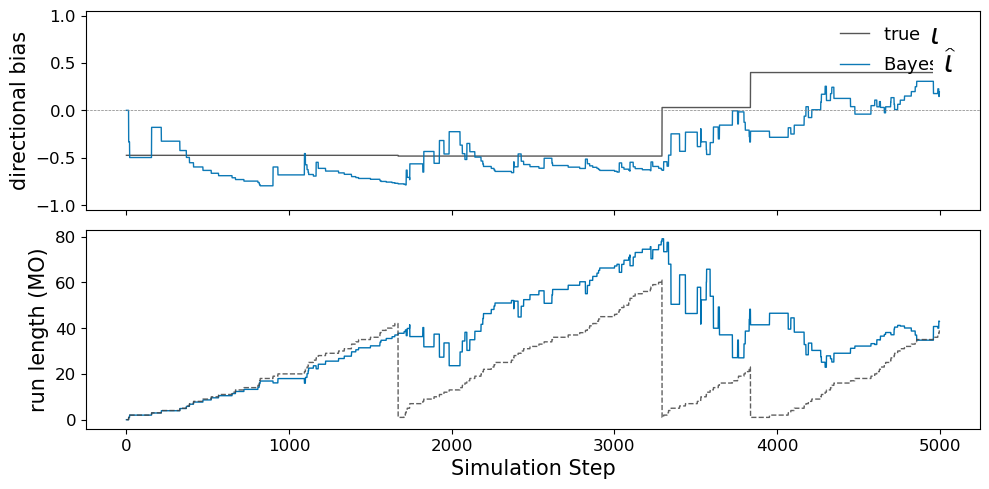
#> input picture paper/figures/bayes_single_estimation_example.png, 989 x 489 px, found by its file name
$ python relabel_iota_legend.py
#> lines starting #> are read from the running program, lines starting #| are printed output that depends on the picture
#!/usr/bin/env python3
"""
Raster surgery on bayes_single_estimation_example.png: replace only the legend
math symbols  m -> iota  and  \\widehat{m} -> \\widehat{\\iota}  in panel 1's
legend ("true $m$" / "Bayes $\\widehat{m}$"). Every curve/axis pixel is kept.

Only the two small symbol glyphs (top-right, above the panel border and clear of
the curves) are whited out and replaced with matplotlib-rendered iota glyphs.
"""
from pathlib import Path
import io
import numpy as np
import matplotlib
matplotlib.use("Agg")
import matplotlib.pyplot as plt
from PIL import Image

PAPER = Path("/Users/felipemoret/Desktop/extended_first_abstract_RLMM")
OUT = Path("/private/tmp/claude-501/-Users-felipemoret-Desktop-extended-first-abstract-RLMM/"
           "a518939f-1993-4689-a288-5dac028de335/scratchpad")
FN = "bayes_single_estimation_example.png"


def render_glyph(text, target_h):
    fig = plt.figure(figsize=(3, 3), dpi=300)
    fig.patch.set_alpha(0.0)
    fig.text(0.5, 0.5, text, ha="center", va="center", fontsize=60, color="black")
    buf = io.BytesIO()
    fig.savefig(buf, format="png", transparent=True, bbox_inches="tight", pad_inches=0.02)
    plt.close(fig)
    buf.seek(0)
    im = Image.open(buf).convert("RGBA")
    al = np.asarray(im)[:, :, 3]
    ys, xs = np.where(al > 10)
    im = im.crop((xs.min(), ys.min(), xs.max() + 1, ys.max() + 1))
    w, h = im.size
    s = target_h / h
    return im.resize((max(1, int(round(w * s))), max(1, int(round(h * s)))), Image.LANCZOS)


img = Image.open(PAPER / FN).convert("RGB")
#> img is the input picture: PIL image 989x489 RGB; mean R, G, B 246.4, 247.6, 248.3

def paste_centered(box, cx, cy, glyph):
    """white out box, paste glyph centered at (cx,cy)."""
    img.paste(Image.new("RGB", (box[2] - box[0], box[3] - box[1]), (255, 255, 255)),
              (box[0], box[1]))
    img.paste(glyph, (cx - glyph.size[0] // 2, cy - glyph.size[1] // 2), glyph)

# --- line 1: "m" -> iota. original m spans ~925-943 (center ~935), rows 30-42.
paste_centered((921, 27, 948, 44), cx=935, cy=36, glyph=render_glyph(r"$\iota$", target_h=16))
#> in render_glyph, `im = Image.open(buf).convert("RGBA")`:
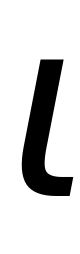
#> im: PIL image 80x254 RGBA; mean R, G, B, A 208.5, 208.5, 208.5, 44; transparent parts drawn white
#> in render_glyph, `al = np.asarray(im)[:, :, 3]`:
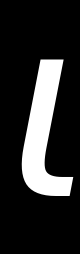
#> al: shape (254, 80); min 0, max 255, mean 44
#> in render_glyph, `ys, xs = np.where(al > 10)`: ys = 3667 values from 59 to 195; xs = 3667 values, max 73 at index 2909, min 21 at index 2417, mean 42.75
#> in render_glyph, `im = im.crop((xs.min(), ys.min(), xs.max() + 1, ys.max() + 1))`:
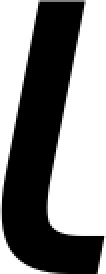
#> im: PIL image 53x137 RGBA (shown 2 times larger); mean R, G, B, A 124.9, 124.9, 124.9, 123.2; transparent parts drawn white

# --- line 2: "\widehat{m}" -> "\widehat{\iota}". m-hat ~937-963 (center ~950), rows 48-72.
paste_centered((933, 46, 968, 74), cx=950, cy=60, glyph=render_glyph(r"$\widehat{\iota}$", target_h=24))
#> call 2 of render_glyph, with text = '$\\widehat{\\iota}$', target_h = 24
#> in render_glyph (call 2), `im = Image.open(buf).convert("RGBA")`:
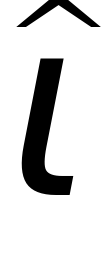
#> im: PIL image 108x254 RGBA; mean R, G, B, A 213.2, 213.2, 213.2, 39; transparent parts drawn white
#> in render_glyph (call 2), `al = np.asarray(im)[:, :, 3]`:
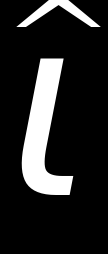
#> al: shape (254, 108); min 0, max 255, mean 39
#> in render_glyph (call 2), `ys, xs = np.where(al > 10)`: ys = 4432 values from 0 to 194; xs = 4432 values, max 100 at index 764, min 16 at index 742, mean 45.39
#> in render_glyph (call 2), `im = im.crop((xs.min(), ys.min(), xs.max() + 1, ys.max() + 1))`:
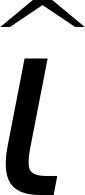
#> im: PIL image 85x195 RGBA; mean R, G, B, A 185.8, 185.8, 185.8, 64.6; transparent parts drawn white

out = OUT / FN
img.save(out)
print(f"wrote {out}")
